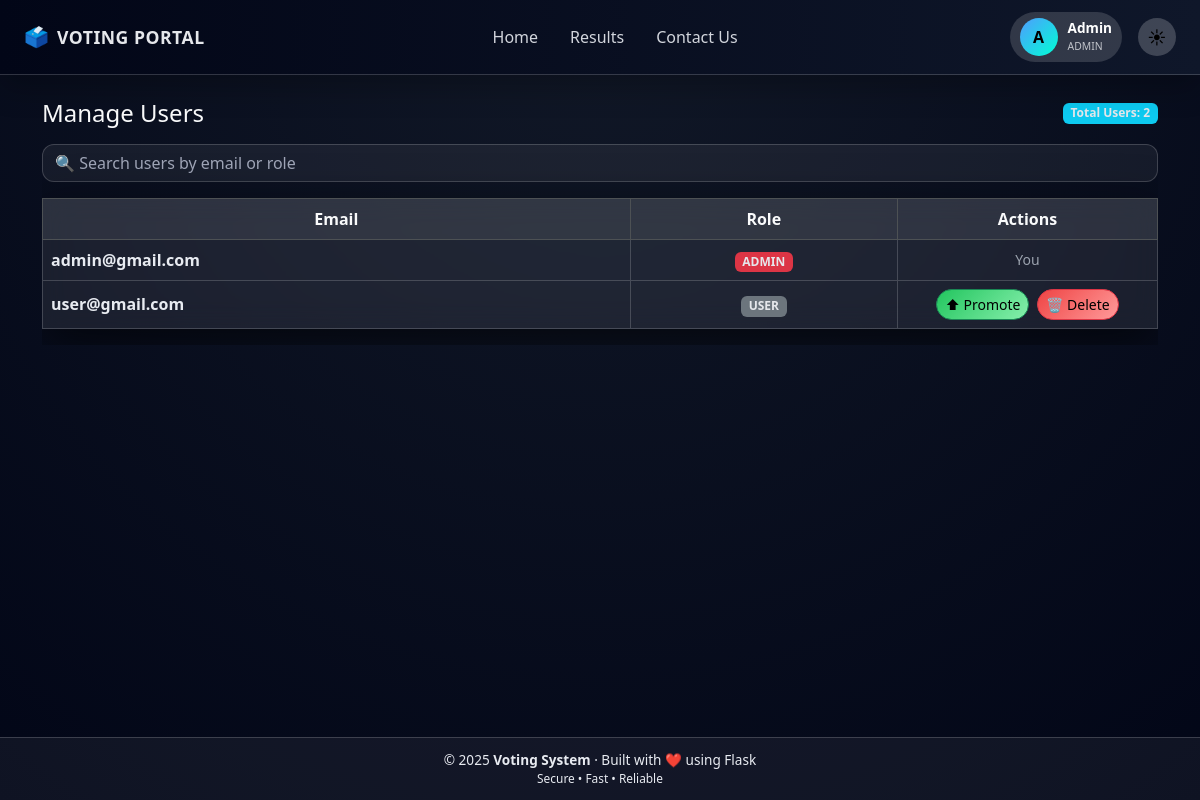
Page /admin/manage_users (signed in) on the earlier database version.
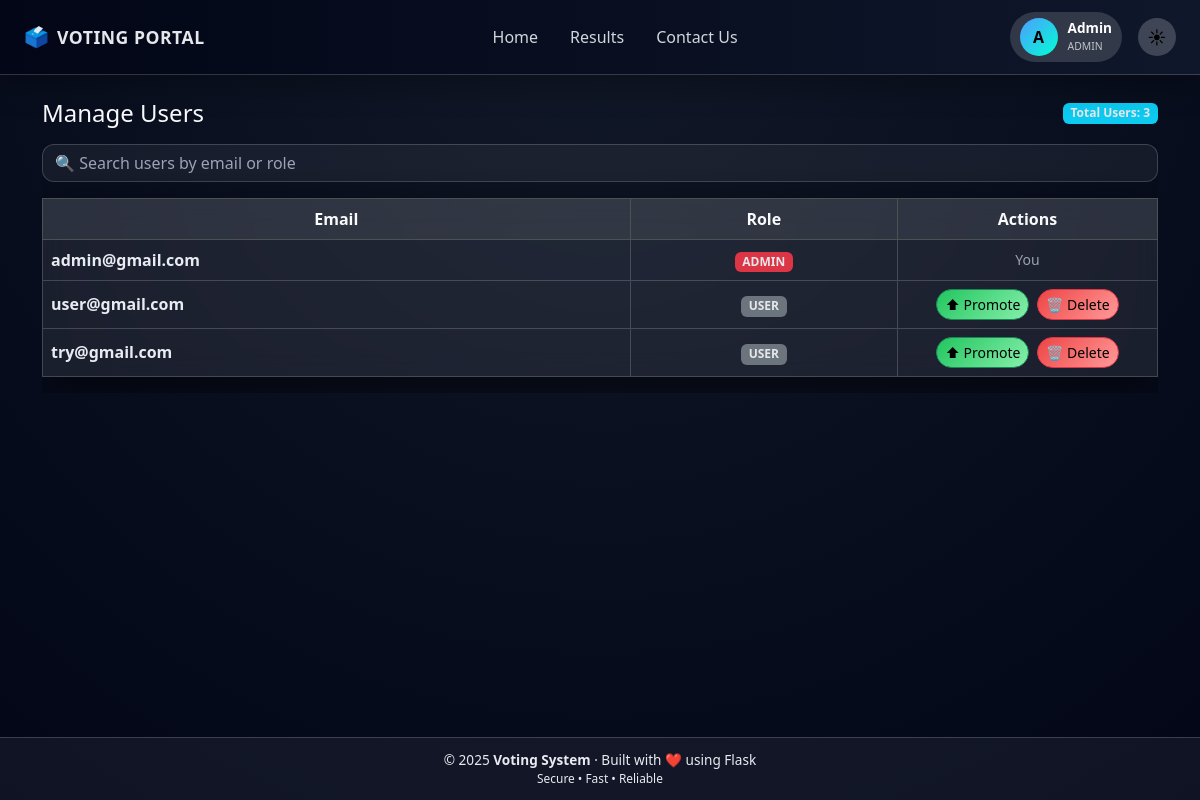
Same page on the later database version.
### app.py (models this page shows)
class User(db.Model):
    id = db.Column(db.Integer, primary_key=True)
    username = db.Column(db.String(120), unique=True, nullable=False)  # EMAIL
    full_name = db.Column(db.String(120), default="")
    password_hash = db.Column(db.String(200))
    role = db.Column(db.String(10), default="user")

### app.py (the view)
@app.route("/admin/manage_users")
@login_required
@admin_required
def manage_users():
    users = User.query.all()
    return render_template("manage_users.html", users=users)

### app.py (called while the page is built)
def login_required(f):
    @wraps(f)
    def wrapper(*args, **kwargs):
        if "user_id" not in session:
            return redirect(url_for("login"))
        return f(*args, **kwargs)
    return wrapper

def admin_required(f):
    @wraps(f)
    def wrapper(*args, **kwargs):
        if session.get("role") != "admin":
            return redirect(url_for("user_dashboard"))
        return f(*args, **kwargs)
    return wrapper

@app.context_processor
def inject_announcement():
    ann = Announcement.query.filter_by(active=True).first()
    return dict(global_announcement=ann)

### templates/manage_users.html
{% extends "base.html" %}
{% block content %}
<div class="d-flex justify-content-between align-items-center mb-3">
    <h4 class="mb-0">Manage Users</h4>
    <span class="badge bg-info">Total Users: {{ users|length }}</span>
</div>
<div class="table-responsive">
<table class="table table-bordered table-hover align-middle">
    <thead class="table-dark text-center">
        <tr>
            <th>Email</th>
            <th>Role</th>
            <th style="width: 260px;">Actions</th>
        </tr>
    </thead>
    <tbody>
        <input type="text" id="userSearch"
            class="form-control mb-3"
               placeholder="🔍 Search users by email or role">
        {% for u in users %}
        <tr>
            <td class="fw-semibold text-dark">
                 {{ u.username }}
            </td>
            <td class="text-center">
                {% if u.role == 'admin' %}
                    <span class="badge bg-danger">ADMIN</span>
                {% else %}
                    <span class="badge bg-secondary">USER</span>
                {% endif %}
            </td>
            <td class="text-center">
                <div class="d-flex flex-wrap justify-content-center gap-2">
                    {% if u.id == session.get('user_id') %}
                        <span class="text-muted small">You</span>
                    {% else %}
                        {% if u.role == 'user' %}
                        <a class="btn btn-sm btn-success"
                           href="{{ url_for('toggle_user', user_id=u.id, action='promote') }}">
                           ⬆ Promote
                        </a>
                        {% else %}
                        <a class="btn btn-sm btn-warning"
                           href="{{ url_for('toggle_user', user_id=u.id, action='demote') }}">
                           ⬇ Demote
                        </a>
                        {% endif %}
                        <a class="btn btn-sm btn-danger"
                           href="{{ url_for('toggle_user', user_id=u.id, action='delete') }}"
                           onclick="return confirm('Are you sure you want to delete this user?');">
                           🗑 Delete
                        </a>
                    {% endif %}
                </div>
            </td>
        </tr>
        {% endfor %}
    </tbody>
</table>
</div>
{% endblock %}

Differences in the rows shown:
added User: username "try@gmail.com", role "USER"
Other differences:
{{ users|length }}: "2" → "3"
